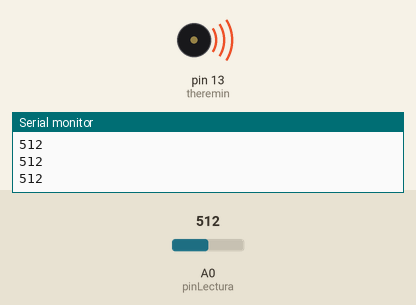
This sketch was run on a simulated Arduino Uno, built with avr-gcc and run on an emulated ATmega328P. Shown: buzzer (waves = sounding), the last lines printed to the serial monitor. The test bench sets the inputs (shaded band); at power-on: A0 (pinLectura) = 512.

Above: at 1.2 s.
1.3 s: A0 (pinLectura) set to 888
At 2.3 s:
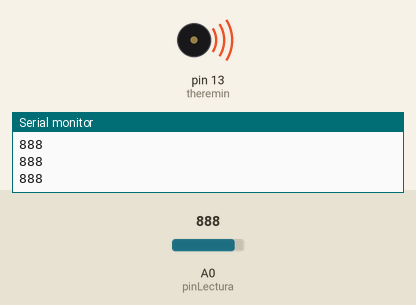
2.8 s: A0 (pinLectura) set to 917
At 7.5 s:
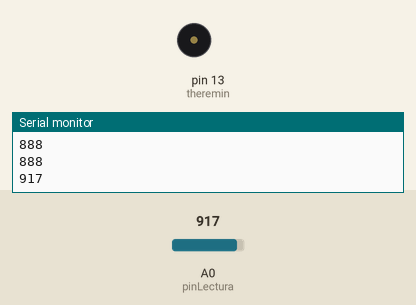
Timing chart, 0 to 11.8 s (numbered marks = the images above; inputs shaded):
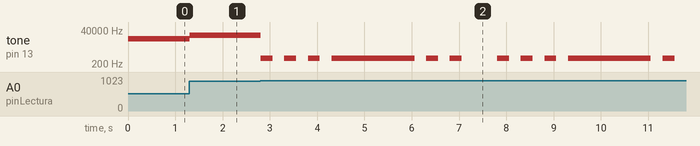

The sketch:

8.ino
```cpp
#define pinLectura A0
#define theremin 13
int lectura, frecuencia;

void setup() {
  Serial.begin(9600);
  pinMode(pinLectura, INPUT);
}

void loop() {
  lectura = analogRead(pinLectura);
  Serial.println(lectura);

  frecuencia = map(lectura, 0, 1023, 20, 20000);

  if (lectura < 900) {
    tone(theremin, frecuencia);
  } else {
    tone(theremin, 500, 250);
    delay(500);               // Esto no funciona porque al delay(500) se le suman los 500 del tono anterior (?)
    tone(theremin, 500, 250);
    delay(500);
    tone(theremin, 500, 250);
    delay(500);
    tone(theremin, 500, 1000);
    delay(500);
    tone(theremin, 500, 1000);
    delay(500);
    tone(theremin, 500, 1000);
    delay(500);
    tone(theremin, 500, 250);
    delay(500);
    tone(theremin, 500, 250);
    delay(500);
    tone(theremin, 500, 250);
    delay(1000);
  }
}
```

Measured:
- the behaviour switches between 899 and 900 on A0 (pinLectura) (found by bisection; images 1 and 2)
- after the input at 1.3 s, tone on pin 13 (theremin): 10019 Hz → 17363 Hz at once
- after the input at 2.8 s, tone on pin 13 (theremin): plays 500 Hz for 0.25 s, 500 Hz for 0.25 s, 500 Hz for 0.25 s, 500 Hz for 1.8 s, 500 Hz for 0.25 s, 500 Hz for 0.25 s … (11 notes in this stretch), starting at once
